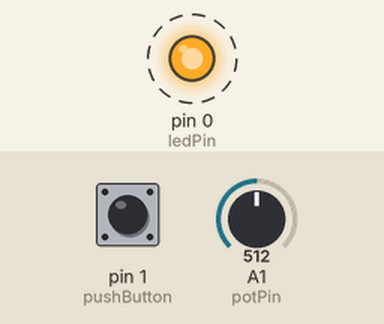
Simulated run of this sketch. Board: Arduino Uno, built with avr-gcc and run on an emulated ATmega328P. Shown: output pins drawn as LEDs (lit = HIGH). Dashed ring = blinking. The inputs (shaded band) are chosen by the test bench; at power-on: A1 (potPin) = 512, pin 1 (pushButton) HIGH.

Above: at 1.2 s.
1.3 s: A1 (potPin) set to 122
At 1.88 s:
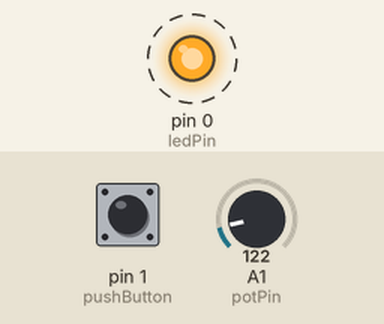
4.3 s: pin 1 (pushButton) pulled LOW for 0.15 s
At 5.4 s:
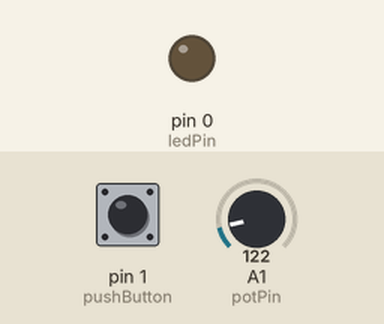
5.9 s: pin 1 (pushButton) pulled LOW for 1 s
At 7.15 s:
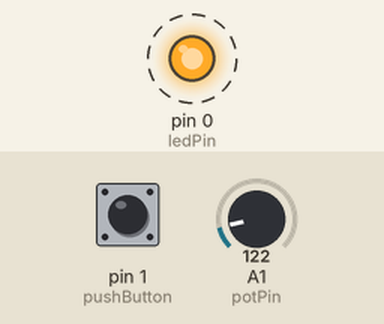
9.8 s: A1 (potPin) set to 265
At 10.05 s:
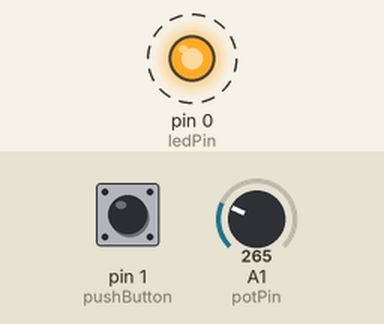
12.8 s: A1 (potPin) set to 10
15.8 s: A1 (potPin) set to 7
Timing chart, 0 to 18.3 s (numbered marks = the images above; inputs shaded):
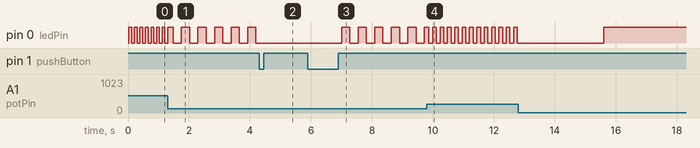

Measured:
- after the input at 1.3 s, pin 0 (ledPin): alternates HIGH for 0.27 s and LOW for 0.27 s, starting after 0.18 s
- after the input at 4.3 s, pin 0 (ledPin): stops changing and stays LOW
- after the input at 5.9 s, pin 0 (ledPin): alternates HIGH for 0.27 s and LOW for 0.27 s, starting after 1.1 s
- after the input at 9.8 s, pin 0 (ledPin): alternates HIGH for 0.12 s and LOW for 0.12 s, starting after 0.07 s
- after the input at 15.8 s, every drawn part: stays the same
- by itself, pin 0 (ledPin): alternates HIGH for 0.09 s and LOW for 0.09 s

The sketch:

LED_Controller.ino
```cpp
// (licence header left out)
/* Components */
const int potPin = A1;  // Potentiometer
const int pushButton = 1; // Mode Button
const int ledPin = 0; // LED Array / controller

/* Fade States */
const int FadeUp = -1;
const int FadeDown = 1;


/* Input States */
int butState = 0;
/* Button already held down? - For single press button rather than hold switch */
bool butDown = false;

/* Variables */
int mode = 0; // Current control mode
int potInput = 0; // Inpunt reading of potentiometer
int fadeDirection = FadeUp; // Direction of fade
int brightness = 0;    // LED Brightness
int fadeAmount = 1;    // Fade speed

/* Initialise Components */
void setup() {
  pinMode(pushButton, INPUT);
}

void loop() {

  /* Update button states */
  butState = digitalRead(pushButton);
  /* Button is released */
  if(butDown && butState == LOW){butDown = false;}
  /* Simple button press for mode momentary switch */
  if(!butDown && butState == HIGH){
    mode++; // Change mode
    if (mode > 1){ // Curerntly only two modes
      mode = 0;
    }
    butDown = true; // Only change once on push down
  }


  /* Update analog in value */
  potInput = analogRead(potPin);

  /* Mode switch */
  switch(mode){
    case 0: // Brightness relative to potentiometer value
      brightness = map(potInput, 0, 1023, 0, 255); // Map brightness to pot value
      break;

    case 1: // Fade speed relative to potentiometer value
      fadeAmount =  map(potInput, 0, 1023, 0,255); // Map fade speed to pot value
      /* Calculate brightness */
      switch(fadeDirection){
        case FadeUp: // Fading up
          brightness = brightness + fadeAmount;
          if(brightness >= 255) {brightness = 255; fadeDirection = FadeDown;} // Max brightness - change direction
          break;
        case FadeDown:// Fading down
          brightness = brightness - fadeAmount;
          if(brightness <= 0) {brightness = 0; fadeDirection = FadeUp;}  // Min brightness - change direction
          break;
      }
      break;
  }

  /* Set brightness */
  analogWrite(ledPin, brightness);
   /* Debounce 30ms */
   delay (30);
}
```
